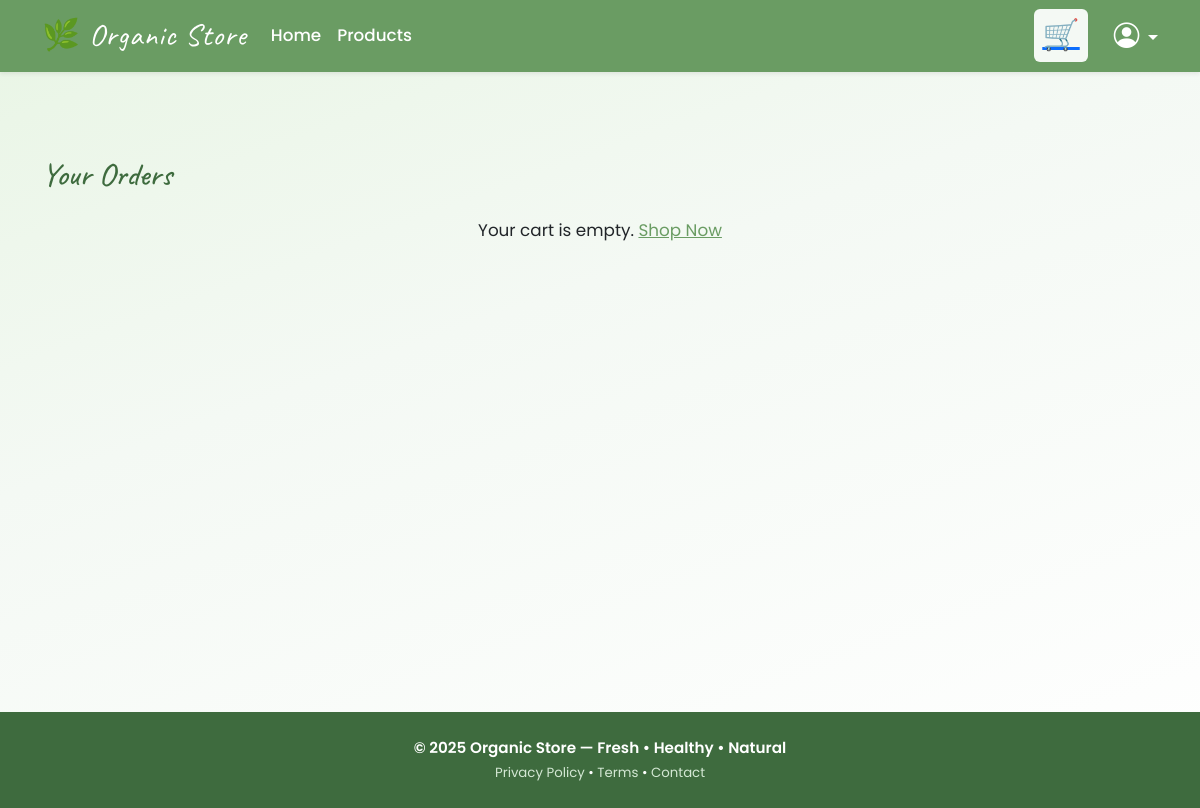
Before: /order/view/ (signed in) with the older database file.
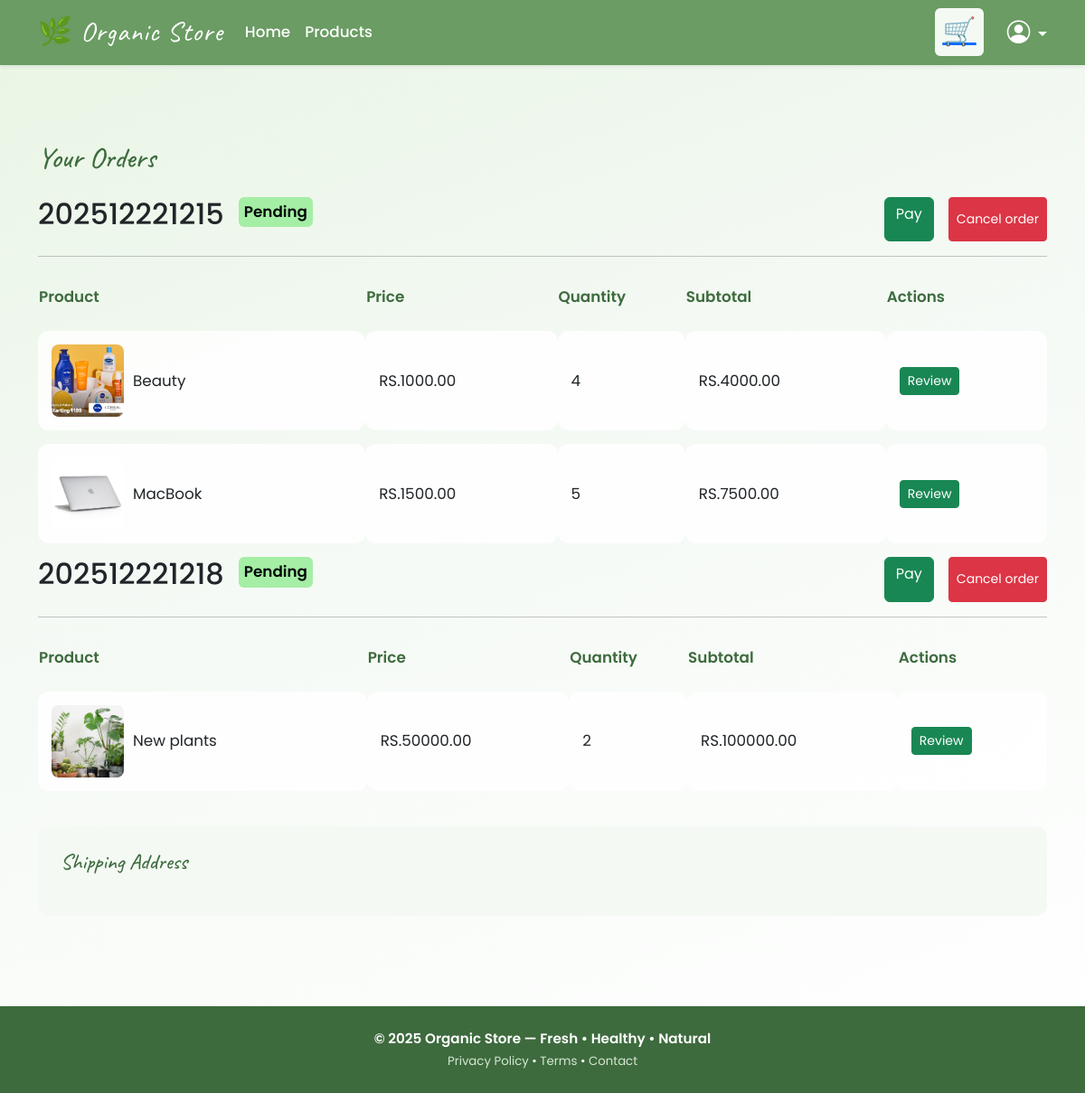
After: the same page with the newer database file.
### store/models.py (models this page shows, shortened)
class Order(models.Model):
    class Status(models.TextChoices):
        PENDING = "pending", "Pending"
        PAID = "paid", "Paid"
        CANCELLED = "cancelled", "Cancelled"
        ON_THE_WAY = "on_the_way", "On the way"
        DELIVERED = "delivered", "Delivered"
    user = models.ForeignKey(
        "accounts.CustomUser",
        on_delete=models.PROTECT,
        related_name="orders",
    )
    order_id = models.CharField(max_length=30, unique=True)
    status = models.CharField(
        max_length=20, choices=Status.choices, default=Status.PENDING
    )
    subtotal = models.DecimalField(max_digits=10, decimal_places=2)
    tax = models.DecimalField(max_digits=10, decimal_places=2, default=0.0)
    shipping_cost = models.DecimalField(max_digits=10, decimal_places=2, default=0.0)
    total = models.DecimalField(max_digits=10, decimal_places=2, default=0.0)
    created_at = models.DateTimeField(auto_now_add=True)
    updated_at = models.DateTimeField(auto_now=True)
    delivery_person = models.ForeignKey(
        "accounts.DeliveryPerson",
        on_delete=models.PROTECT,
        null=True,
        blank=True,
    )

class OrderItem(models.Model):
    order = models.ForeignKey(
        Order,
        on_delete=models.CASCADE,
        related_name="items",
    )
    product = models.ForeignKey(
        Product,
        on_delete=models.PROTECT,
    )
    product_name = models.CharField(max_length=100)
    quantity = models.PositiveIntegerField(default=1)
    price = models.DecimalField(max_digits=10, decimal_places=2)
    def get_total_price(self):
        return self.price * self.quantity

class Product(models.Model):
    name = models.CharField(max_length=100)
    price = models.DecimalField(max_digits=10, decimal_places=2, default=0.0)
    image = models.ImageField(upload_to="products/", null=True, blank=True)
    featured = models.BooleanField(default=False)
    description = models.TextField(null=True, blank=True)
    created_at = models.DateTimeField(auto_now_add=True, null=True)
    updated_at = models.DateTimeField(auto_now=True, null=True)
    categories = models.ManyToManyField(Category, related_name="products")

### store/views.py (the view)
# urls.py: path("order/", views.place_order, name="place_order"),
@login_required(login_url=reverse_lazy("accounts:login_page"))
def order(request):
    orders = Order.objects.prefetch_related("items", "items__product","payment").filter(user=request.user)
    context = {"orders": orders}
    return render(request, "store/order.html", context)

### store/templates/store/order.html (shortened to what this page needs)
{% extends "base.html" %}
 {% block content %}
<section class="container cart-container">
  <h2
    class="mb-4"
    style="font-family: 'Caveat', cursive; color: var(--organic-dark)">
    Your Orders
  </h2>
  {% if orders %} {% for order in orders %}
  <table class="cart-table mb-6">
    <div class="d-flex gap-4 justify-content-between">
      <div class="d-flex gap-3">
        <h2>{{ order.order_id }}</h2>
        <p class="order_status ">{{ order.get_status_display }}</p>
      </div>
      <div class="d-flex gap-2">
          {% if order.payment.status != 'Success' %}
            <a href="{% url 'store:khalti_payment' order.order_id %}" class="btn btn-success">Pay</a>
            <form action="{% url 'store:cancel_order' order.id %}" method="post"
                onsubmit="return confirm('Are you sure you want to cancel this order?')">
                <button type="submit" class="btn btn-sm btn-danger">Cancel order</button>
            </form>
          {% endif %}
      </div>
    </div>
      <hr>
    <thead>
      <tr>
        <th>Product</th>
        <th>Price</th>
        <th>Quantity</th>
        <th>Subtotal</th>
        {% if request.user.role == "customer"%}
        <th>Actions</th>
        {% endif %}
      </tr>
    </thead>
    <tbody>
      {% for item in order.items.all %}
      <tr>
        <td>
          <div style="display: flex; align-items: center; gap: 10px">
            <img
              src="{{ item.product.image.url }}"
              alt="{{ item.product.name }}"
            />
            <span>{{ item.product_name }}</span>
          </div>
        </td>
        <td>RS.{{ item.price }}</td>
        <td>
            {{ item.quantity }}
        </td>
        <td>RS.{{ item.get_total_price }}</td>
        {% if request.user.role == "customer"%}
        <td>
          <a href="{% url 'store:review' item.id %}" class="btn btn-sm btn-success">Review</a>
        </td>
        {% endif %}
      </tr>
      {% endfor %}
    </tbody>
  </table>
  {% endfor %}
  <div class="cart-summary mt-4">
    <h4>Shipping Address</h4>
  </div>
  {% else %}
  <p class="text-center">
    Your cart is empty.
    <a href="{% url 'store:products_page' %}"
      style="color: var(--organic-primary)">Shop Now</a>
  </p>
  {% endif %}
</section>
{% endblock content %}

Changed rows visible on the page:
added Order: order_id "202512221215", status "Pending"
added OrderItem: product.image (picture), product_name "Beauty", price "1000.00", quantity "4", get_total_price "4000.00", shown under "202512221215"
added OrderItem: product.image (picture), product_name "MacBook", price "1500.00", quantity "5", get_total_price "7500.00", shown under "202512221215"
added Order: order_id "202512221218", status "Pending"
added OrderItem: product.image (picture), product_name "New plants", price "50000.00", quantity "2", get_total_price "100000.00", shown under "202512221218"
Other visible differences:
text no longer shown: "Your cart is empty. Shop Now"
text now shown: "Shipping Address"
